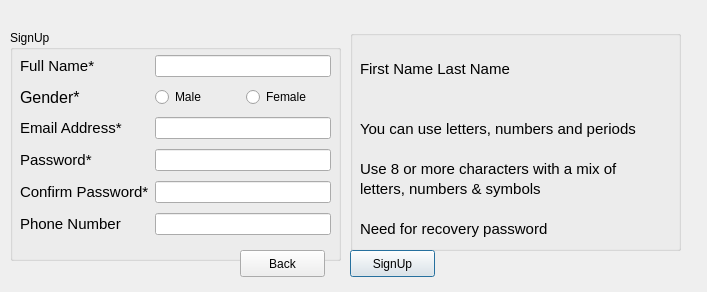
<?xml version="1.0" encoding="UTF-8"?>
<ui version="4.0">
 <class>signup</class>
 <widget class="QDialog" name="signup">
  <property name="geometry">
   <rect>
    <x>0</x>
    <y>0</y>
    <width>707</width>
    <height>292</height>
   </rect>
  </property>
  <property name="windowTitle">
   <string>Dialog</string>
  </property>
  <widget class="QGroupBox" name="groupBox">
   <property name="geometry">
    <rect>
     <x>10</x>
     <y>30</y>
     <width>331</width>
     <height>231</height>
    </rect>
   </property>
   <property name="title">
    <string>SignUp</string>
   </property>
   <widget class="QWidget" name="layoutWidget">
    <property name="geometry">
     <rect>
      <x>10</x>
      <y>21</y>
      <width>311</width>
      <height>189</height>
     </rect>
    </property>
    <layout class="QGridLayout" name="gridLayout">
     <item row="0" column="0">
      <widget class="QLabel" name="fullname">
       <property name="font">
        <font>
         <pointsize>11</pointsize>
        </font>
       </property>
       <property name="text">
        <string>Full Name*</string>
       </property>
      </widget>
     </item>
     <item row="0" column="1" colspan="2">
      <widget class="QLineEdit" name="name_lineEdit"/>
     </item>
     <item row="1" column="0">
      <widget class="QLabel" name="gender_label">
       <property name="font">
        <font>
         <pointsize>12</pointsize>
        </font>
       </property>
       <property name="text">
        <string>Gender*</string>
       </property>
      </widget>
     </item>
     <item row="1" column="1">
      <widget class="QRadioButton" name="male_radioButton">
       <property name="text">
        <string>Male</string>
       </property>
      </widget>
     </item>
     <item row="1" column="2">
      <widget class="QRadioButton" name="female_radioButton">
       <property name="text">
        <string>Female</string>
       </property>
      </widget>
     </item>
     <item row="2" column="0">
      <widget class="QLabel" name="email">
       <property name="font">
        <font>
         <pointsize>11</pointsize>
        </font>
       </property>
       <property name="text">
        <string>Email Address*</string>
       </property>
      </widget>
     </item>
     <item row="2" column="1" colspan="2">
      <widget class="QLineEdit" name="email_lineEdit"/>
     </item>
     <item row="3" column="0">
      <widget class="QLabel" name="password">
       <property name="font">
        <font>
         <pointsize>11</pointsize>
        </font>
       </property>
       <property name="text">
        <string>Password*</string>
       </property>
      </widget>
     </item>
     <item row="3" column="1" colspan="2">
      <widget class="QLineEdit" name="password_lineEdit"/>
     </item>
     <item row="4" column="0">
      <widget class="QLabel" name="confirmpass">
       <property name="font">
        <font>
         <pointsize>11</pointsize>
        </font>
       </property>
       <property name="text">
        <string>Confirm Password*</string>
       </property>
      </widget>
     </item>
     <item row="4" column="1" colspan="2">
      <widget class="QLineEdit" name="confirm_lineEdit"/>
     </item>
     <item row="5" column="0">
      <widget class="QLabel" name="label">
       <property name="font">
        <font>
         <pointsize>11</pointsize>
        </font>
       </property>
       <property name="text">
        <string>Phone Number</string>
       </property>
      </widget>
     </item>
     <item row="5" column="1" colspan="2">
      <widget class="QLineEdit" name="phone_lineEdit"/>
     </item>
    </layout>
   </widget>
  </widget>
  <widget class="QGroupBox" name="groupBox_2">
   <property name="geometry">
    <rect>
     <x>350</x>
     <y>30</y>
     <width>331</width>
     <height>221</height>
    </rect>
   </property>
   <property name="title">
    <string/>
   </property>
   <widget class="QLabel" name="name_label">
    <property name="geometry">
     <rect>
      <x>10</x>
      <y>30</y>
      <width>181</width>
      <height>17</height>
     </rect>
    </property>
    <property name="font">
     <font>
      <pointsize>11</pointsize>
     </font>
    </property>
    <property name="text">
     <string>First Name Last Name</string>
    </property>
   </widget>
   <widget class="QLabel" name="email_label">
    <property name="geometry">
     <rect>
      <x>10</x>
      <y>90</y>
      <width>321</width>
      <height>17</height>
     </rect>
    </property>
    <property name="font">
     <font>
      <pointsize>11</pointsize>
     </font>
    </property>
    <property name="text">
     <string>You can use letters, numbers and periods</string>
    </property>
   </widget>
   <widget class="QLabel" name="pass_label">
    <property name="geometry">
     <rect>
      <x>10</x>
      <y>130</y>
      <width>341</width>
      <height>17</height>
     </rect>
    </property>
    <property name="font">
     <font>
      <pointsize>11</pointsize>
     </font>
    </property>
    <property name="text">
     <string>Use 8 or more characters with a mix of</string>
    </property>
   </widget>
   <widget class="QLabel" name="pass1_label">
    <property name="geometry">
     <rect>
      <x>10</x>
      <y>150</y>
      <width>221</width>
      <height>17</height>
     </rect>
    </property>
    <property name="font">
     <font>
      <pointsize>11</pointsize>
     </font>
    </property>
    <property name="text">
     <string>letters, numbers &amp; symbols</string>
    </property>
   </widget>
   <widget class="QLabel" name="phone_label">
    <property name="geometry">
     <rect>
      <x>10</x>
      <y>190</y>
      <width>251</width>
      <height>17</height>
     </rect>
    </property>
    <property name="font">
     <font>
      <pointsize>11</pointsize>
     </font>
    </property>
    <property name="text">
     <string>Need for recovery password</string>
    </property>
   </widget>
  </widget>
  <widget class="QPushButton" name="pushButton">
   <property name="geometry">
    <rect>
     <x>350</x>
     <y>250</y>
     <width>85</width>
     <height>27</height>
    </rect>
   </property>
   <property name="text">
    <string>SignUp</string>
   </property>
  </widget>
  <widget class="QPushButton" name="pushButton_2">
   <property name="geometry">
    <rect>
     <x>240</x>
     <y>250</y>
     <width>85</width>
     <height>27</height>
    </rect>
   </property>
   <property name="text">
    <string>Back</string>
   </property>
  </widget>
 </widget>
 <resources/>
 <connections/>
</ui>
